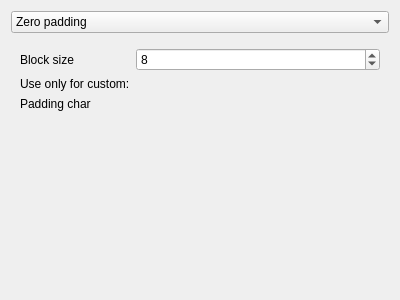
<?xml version="1.0" encoding="UTF-8"?>
<ui version="4.0">
 <comment>
  * Released as open source by Gabriel Caudrelier
  *
  * Developed by Gabriel Caudrelier, gabriel dot caudrelier at gmail dot com
  *
  * https://github.com/metrodango/pip3line
  *
  * Released under AGPL see LICENSE for more information
</comment>
 <class>PaddingWidget</class>
 <widget class="QWidget" name="PaddingWidget">
  <property name="geometry">
   <rect>
    <x>0</x>
    <y>0</y>
    <width>400</width>
    <height>300</height>
   </rect>
  </property>
  <property name="windowTitle">
   <string>Form</string>
  </property>
  <layout class="QVBoxLayout" name="verticalLayout">
   <item>
    <widget class="QComboBox" name="typeComboBox">
     <property name="toolTip">
      <string>Choose a well defined padding</string>
     </property>
     <item>
      <property name="text">
       <string>Zero padding</string>
      </property>
     </item>
     <item>
      <property name="text">
       <string>ANSI X.923</string>
      </property>
     </item>
     <item>
      <property name="text">
       <string>ISO 10126</string>
      </property>
     </item>
     <item>
      <property name="text">
       <string>PKCS7</string>
      </property>
     </item>
     <item>
      <property name="text">
       <string>Custom single char</string>
      </property>
     </item>
    </widget>
   </item>
   <item>
    <widget class="QWidget" name="widget" native="true">
     <layout class="QFormLayout" name="formLayout">
      <property name="labelAlignment">
       <set>Qt::AlignLeading|Qt::AlignLeft|Qt::AlignVCenter</set>
      </property>
      <item row="0" column="0">
       <widget class="QLabel" name="blockSizeLabel">
        <property name="text">
         <string>Block size</string>
        </property>
       </widget>
      </item>
      <item row="0" column="1">
       <widget class="QSpinBox" name="blockSizeSpinBox">
        <property name="toolTip">
         <string>Size block to consider</string>
        </property>
        <property name="minimum">
         <number>2</number>
        </property>
        <property name="maximum">
         <number>512</number>
        </property>
        <property name="value">
         <number>8</number>
        </property>
       </widget>
      </item>
      <item row="2" column="0">
       <widget class="QLabel" name="paddingcharLabel">
        <property name="text">
         <string>Padding char</string>
        </property>
       </widget>
      </item>
      <item row="1" column="0">
       <widget class="QLabel" name="label">
        <property name="text">
         <string>Use only for custom:</string>
        </property>
       </widget>
      </item>
      <item row="2" column="1">
       <widget class="HexWidget" name="charWidget" native="true"/>
      </item>
     </layout>
    </widget>
   </item>
  </layout>
 </widget>
 <customwidgets>
  <customwidget>
   <class>HexWidget</class>
   <extends>QWidget</extends>
   <header location="global">hexwidget.h</header>
   <container>1</container>
  </customwidget>
 </customwidgets>
 <resources/>
 <connections/>
</ui>
